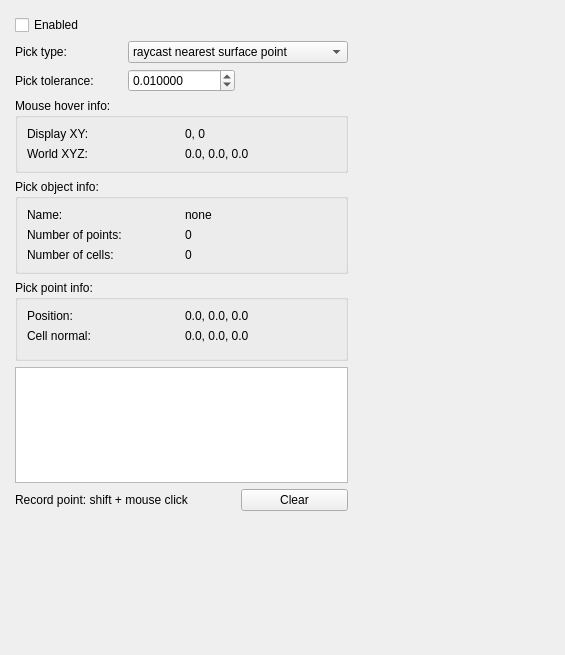
<?xml version="1.0" encoding="UTF-8"?>
<ui version="4.0">
 <class>measurementPanel</class>
 <widget class="QWidget" name="measurementPanel">
  <property name="geometry">
   <rect>
    <x>0</x>
    <y>0</y>
    <width>565</width>
    <height>655</height>
   </rect>
  </property>
  <property name="windowTitle">
   <string>Measurement Panel</string>
  </property>
  <layout class="QVBoxLayout" name="verticalLayout">
   <property name="spacing">
    <number>6</number>
   </property>
   <property name="leftMargin">
    <number>6</number>
   </property>
   <property name="topMargin">
    <number>6</number>
   </property>
   <property name="rightMargin">
    <number>6</number>
   </property>
   <property name="bottomMargin">
    <number>6</number>
   </property>
   <item>
    <widget class="QScrollArea" name="scrollArea">
     <property name="sizePolicy">
      <sizepolicy hsizetype="MinimumExpanding" vsizetype="Expanding">
       <horstretch>0</horstretch>
       <verstretch>0</verstretch>
      </sizepolicy>
     </property>
     <property name="frameShape">
      <enum>QFrame::NoFrame</enum>
     </property>
     <property name="lineWidth">
      <number>1</number>
     </property>
     <property name="horizontalScrollBarPolicy">
      <enum>Qt::ScrollBarAlwaysOff</enum>
     </property>
     <property name="widgetResizable">
      <bool>false</bool>
     </property>
     <widget class="QWidget" name="scrollAreaWidgetContents">
      <property name="geometry">
       <rect>
        <x>0</x>
        <y>0</y>
        <width>351</width>
        <height>514</height>
       </rect>
      </property>
      <property name="sizePolicy">
       <sizepolicy hsizetype="MinimumExpanding" vsizetype="Preferred">
        <horstretch>0</horstretch>
        <verstretch>0</verstretch>
       </sizepolicy>
      </property>
      <layout class="QGridLayout" name="gridLayout_5">
       <property name="leftMargin">
        <number>9</number>
       </property>
       <property name="topMargin">
        <number>9</number>
       </property>
       <property name="rightMargin">
        <number>9</number>
       </property>
       <property name="bottomMargin">
        <number>9</number>
       </property>
       <item row="0" column="0">
        <widget class="QCheckBox" name="enabledCheck">
         <property name="text">
          <string>Enabled</string>
         </property>
        </widget>
       </item>
       <item row="2" column="1">
        <spacer name="verticalSpacer">
         <property name="orientation">
          <enum>Qt::Vertical</enum>
         </property>
         <property name="sizeHint" stdset="0">
          <size>
           <width>20</width>
           <height>0</height>
          </size>
         </property>
        </spacer>
       </item>
       <item row="1" column="0" colspan="2">
        <widget class="QWidget" name="panelContents" native="true">
         <property name="sizePolicy">
          <sizepolicy hsizetype="MinimumExpanding" vsizetype="Preferred">
           <horstretch>0</horstretch>
           <verstretch>0</verstretch>
          </sizepolicy>
         </property>
         <layout class="QGridLayout" name="gridLayout_4">
          <property name="leftMargin">
           <number>0</number>
          </property>
          <property name="topMargin">
           <number>0</number>
          </property>
          <property name="rightMargin">
           <number>0</number>
          </property>
          <property name="bottomMargin">
           <number>0</number>
          </property>
          <property name="spacing">
           <number>6</number>
          </property>
          <item row="0" column="0">
           <widget class="QLabel" name="label_3">
            <property name="text">
             <string>Pick type:</string>
            </property>
           </widget>
          </item>
          <item row="0" column="1" colspan="2">
           <widget class="QComboBox" name="pickTypeCombo">
            <item>
             <property name="text">
              <string>raycast nearest surface point</string>
             </property>
            </item>
            <item>
             <property name="text">
              <string>raycast nearest vertex</string>
             </property>
            </item>
            <item>
             <property name="text">
              <string>hardware render</string>
             </property>
            </item>
           </widget>
          </item>
          <item row="2" column="0" colspan="3">
           <widget class="QGroupBox" name="hoverInfoBox">
            <property name="sizePolicy">
             <sizepolicy hsizetype="MinimumExpanding" vsizetype="Preferred">
              <horstretch>0</horstretch>
              <verstretch>0</verstretch>
             </sizepolicy>
            </property>
            <property name="title">
             <string>Mouse hover info:</string>
            </property>
            <layout class="QGridLayout" name="gridLayout_3">
             <item row="0" column="0">
              <widget class="QLabel" name="label">
               <property name="text">
                <string>Display XY:</string>
               </property>
              </widget>
             </item>
             <item row="0" column="1">
              <widget class="QLabel" name="displayPt">
               <property name="text">
                <string>0, 0</string>
               </property>
              </widget>
             </item>
             <item row="1" column="0">
              <widget class="QLabel" name="label_2">
               <property name="text">
                <string>World XYZ:</string>
               </property>
              </widget>
             </item>
             <item row="1" column="1">
              <widget class="QLabel" name="worldPt">
               <property name="text">
                <string>0.0, 0.0, 0.0</string>
               </property>
               <property name="textInteractionFlags">
                <set>Qt::LinksAccessibleByMouse|Qt::TextSelectableByMouse</set>
               </property>
              </widget>
             </item>
            </layout>
           </widget>
          </item>
          <item row="6" column="2">
           <widget class="QPushButton" name="clearButton">
            <property name="text">
             <string>Clear</string>
            </property>
           </widget>
          </item>
          <item row="5" column="0" colspan="3">
           <widget class="QTextEdit" name="textEdit"/>
          </item>
          <item row="1" column="1">
           <widget class="QDoubleSpinBox" name="toleranceSpinBox">
            <property name="decimals">
             <number>6</number>
            </property>
            <property name="singleStep">
             <double>0.010000000000000</double>
            </property>
            <property name="value">
             <double>0.010000000000000</double>
            </property>
           </widget>
          </item>
          <item row="6" column="0" colspan="2">
           <widget class="QLabel" name="label_5">
            <property name="text">
             <string>Record point: shift + mouse click</string>
            </property>
           </widget>
          </item>
          <item row="1" column="0">
           <widget class="QLabel" name="label_4">
            <property name="text">
             <string>Pick tolerance:</string>
            </property>
           </widget>
          </item>
          <item row="3" column="0" colspan="3">
           <widget class="QGroupBox" name="objInfoBox">
            <property name="title">
             <string>Pick object info:</string>
            </property>
            <layout class="QGridLayout" name="gridLayout_2">
             <item row="0" column="0">
              <widget class="QLabel" name="label_12">
               <property name="text">
                <string>Name:</string>
               </property>
              </widget>
             </item>
             <item row="0" column="1">
              <widget class="QLabel" name="objName">
               <property name="text">
                <string>none</string>
               </property>
              </widget>
             </item>
             <item row="1" column="0">
              <widget class="QLabel" name="label_11">
               <property name="text">
                <string>Number of points:</string>
               </property>
              </widget>
             </item>
             <item row="1" column="1">
              <widget class="QLabel" name="numPts">
               <property name="text">
                <string>0</string>
               </property>
              </widget>
             </item>
             <item row="2" column="0">
              <widget class="QLabel" name="label_10">
               <property name="text">
                <string>Number of cells:</string>
               </property>
              </widget>
             </item>
             <item row="2" column="1">
              <widget class="QLabel" name="numCells">
               <property name="text">
                <string>0</string>
               </property>
              </widget>
             </item>
            </layout>
           </widget>
          </item>
          <item row="4" column="0" colspan="3">
           <widget class="QGroupBox" name="pickInfoBox">
            <property name="title">
             <string>Pick point info:</string>
            </property>
            <layout class="QGridLayout" name="gridLayout">
             <item row="0" column="0">
              <widget class="QLabel" name="label_9">
               <property name="text">
                <string>Position:</string>
               </property>
              </widget>
             </item>
             <item row="0" column="1">
              <widget class="QLabel" name="pickPt">
               <property name="text">
                <string>0.0, 0.0, 0.0</string>
               </property>
              </widget>
             </item>
             <item row="1" column="0">
              <widget class="QLabel" name="cellNormalLabel">
               <property name="text">
                <string>Cell normal:</string>
               </property>
              </widget>
             </item>
             <item row="1" column="1">
              <widget class="QLabel" name="pickNormal">
               <property name="text">
                <string>0.0, 0.0, 0.0</string>
               </property>
              </widget>
             </item>
             <item row="2" column="0" colspan="2">
              <widget class="QWidget" name="widget" native="true"/>
             </item>
            </layout>
           </widget>
          </item>
         </layout>
        </widget>
       </item>
      </layout>
     </widget>
    </widget>
   </item>
  </layout>
 </widget>
 <resources/>
 <connections/>
</ui>
